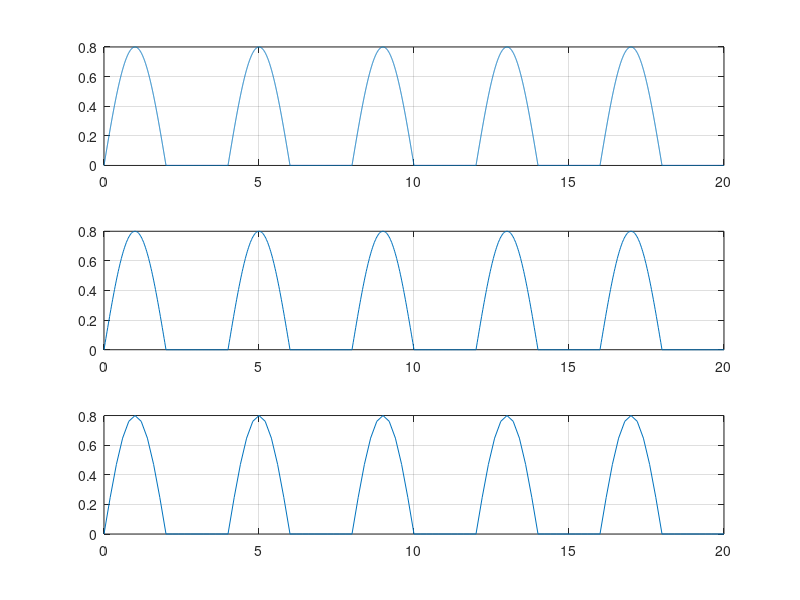

The MATLAB source for this figure:
%2ms
F1=1/4;
t1=0:0.002:20;
s1=0.8*sin(2*pi*F1*t1);
for i=1:length(s1)
    if s1(i:i)<0
        s1(i:i)=0;%daca valoare semnalului la un moment de timp este negativa se inlocuieste cu valoarea 0
    end
end
subplot(3,1,1),plot(t1,s1),grid

%20ms
F2=1/4;
t2=0:0.02:20;
s2=0.8*sin(2*pi*F2*t2);
for i=1:length(s2)
    if s2(i:i)<0
        s2(i:i)=0;%daca valoare semnalului la un moment de timp este negativa se inlocuieste cu valoarea 0
    end
end
subplot(3,1,2),plot(t2,s2),grid

%200ms
F3=1/4;
t3=0:0.2:20;
s3=0.8*sin(2*pi*F3*t3);
for i=1:length(s3)
    if s3(i:i)<0
        s3(i:i)=0;
    end
end
subplot(3,1,3),plot(t3,s3),grid